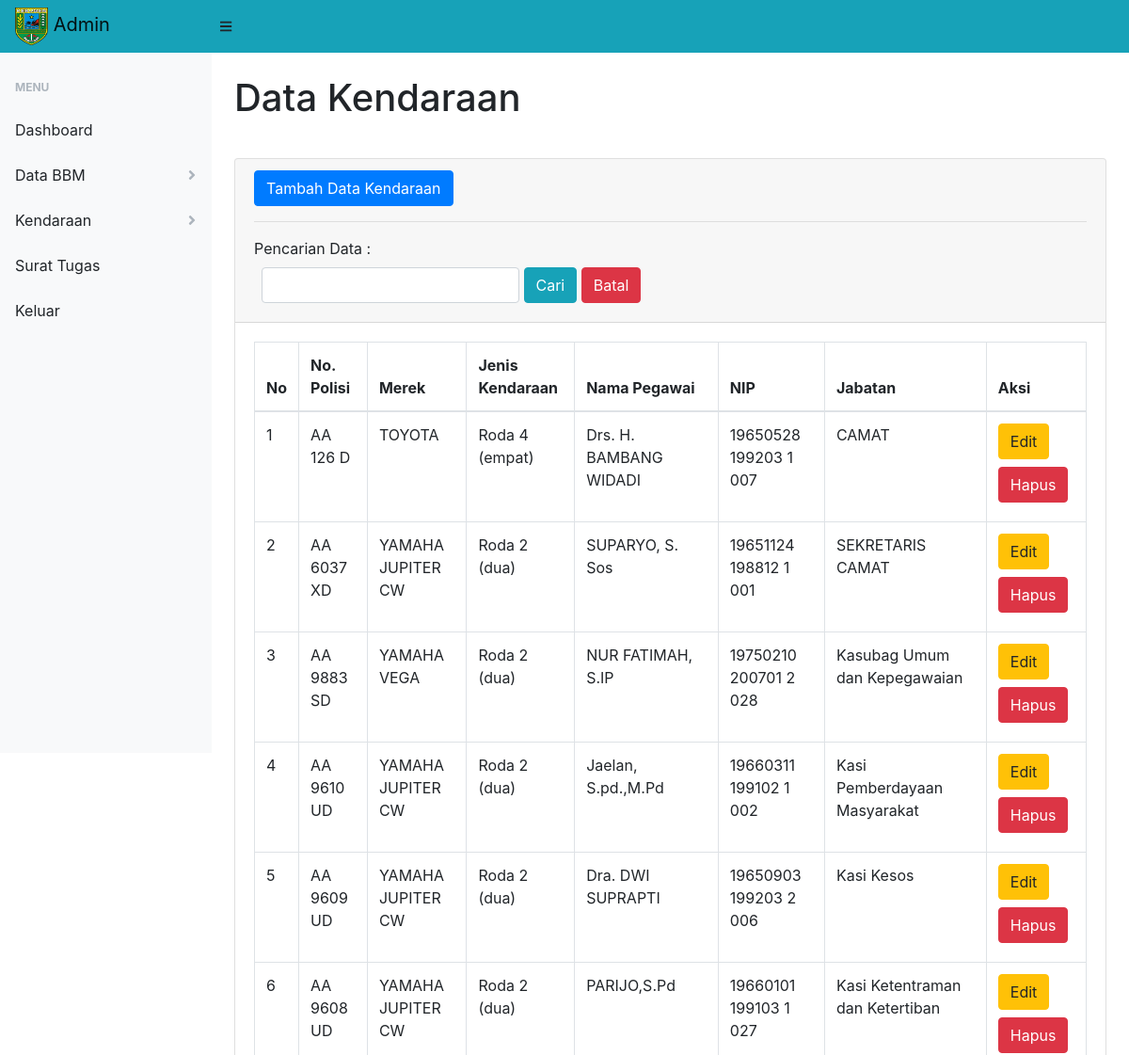
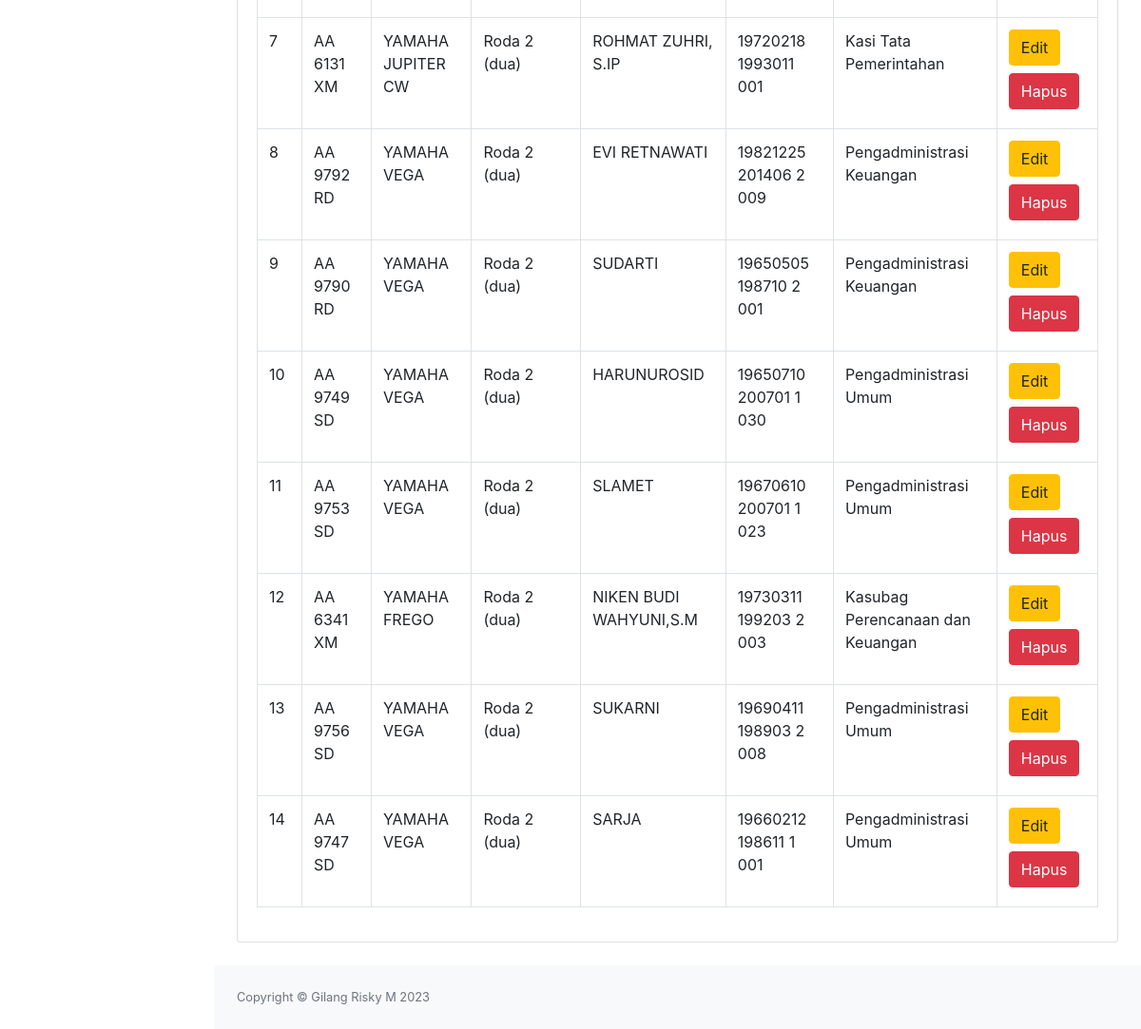
The page /kendaraan.php (signed in) on the database its author committed (2 pictures, top to bottom).
### tables this page shows
CREATE TABLE `kendaraan` (
  `idkendaraan` int(11) NOT NULL,
  `no_polisi` varchar(100) NOT NULL,
  `merek` varchar(100) NOT NULL,
  `j_kendaraan` varchar(100) NOT NULL,
  `nama_pegawai` varchar(100) NOT NULL,
  `nip` varchar(100) NOT NULL,
  `jab` varchar(100) NOT NULL
);

### kendaraan.php (the view, shortened to what this page needs)
<?php
include "koneksi.php";
$username = $_SESSION['userweb'];
$ambildatalogin = mysqli_query($conn, "select * from login where username='$username' ");
while ($logininfo = mysqli_fetch_array($ambildatalogin)) {
    $nick = $logininfo['nick'];
}
?>
<!DOCTYPE html>
<html lang="en">
<head>
    <link href="css/styles.css" rel="stylesheet" />
    <link href="https://cdn.datatables.net/1.10.20/css/dataTables.bootstrap4.min.css" rel="stylesheet" />
</head>
<body class="sb-nav-fixed">
    <nav class="sb-topnav navbar navbar-expand navbar-light bg-info">
        <a class="navbar-brand" href="index"><img src="assets/img/logo.png" alt="" width="35" height="40"> <?= $nick ?></a>
        <button class="btn btn-link btn-sm order-1 order-lg-0" id="sidebarToggle" href="#"><i class="fas fa-bars"></i></button>
    </nav>
    <div id="layoutSidenav">
        <div id="layoutSidenav_nav">
            <nav class="sb-sidenav accordion sb-sidenav-light" id="sidenavAccordion">
                <div class="sb-sidenav-menu">
                    <div class="nav">
                        <div class="sb-sidenav-menu-heading">Menu</div>
                        <a class="nav-link" href="index">
                            Dashboard
                        </a>
                        <a class="nav-link collapsed" href="#" data-toggle="collapse" data-target="#databbm" aria-expanded="false" aria-controls="collapseLayouts">
                            Data BBM
                            <div class="sb-sidenav-collapse-arrow"><i class="fas fa-angle-down"></i></div>
                        </a>
                        <a class="nav-link collapsed" href="#" data-toggle="collapse" data-target="#kendaraan" aria-expanded="false" aria-controls="collapseLayouts">
                            Kendaraan
                            <div class="sb-sidenav-collapse-arrow"><i class="fas fa-angle-down"></i></div>
                        </a>
                        <a class="nav-link" href="surat_tugas">
                            Surat Tugas
                        </a>
                        <a class="nav-link" href="logout">
                            Keluar
                        </a>
                    </div>
                </div>
            </nav>
        </div>
        <div id="layoutSidenav_content">
            <main>
                <div class="container-fluid">
                    <h1 class="mt-4">Data Kendaraan</h1>
                    <br>
                    <div class="card mb-4">
                        <div class="card-header">
                            <button type="button" class="btn btn-primary" data-toggle="modal" data-target="#myModal">
                                Tambah Data Kendaraan
                            </button>
                            <hr>
                            <label>Pencarian Data : </label>
                            <form action="kendaraan" method="get" class="form-inline">
                                <div class="mb-2">
                                    <input type="text" name="cari" class="form-control ml-2" required>
                                    <button type="submit" class="btn btn-info">Cari</button>
                                    <a href="kendaraan" class="btn btn-danger">Batal</a>
                                </div>
                            </form>
                        </div>
                        <div class="card-body">
                            <div class="table-responsive">
                                <table class="table table-bordered table-hover" id="" width="100%" cellspacing="0">
                                    <thead>
                                        <tr>
                                            <th>No</th>
                                            <th>No. Polisi</th>
                                            <th>Merek</th>
                                            <th>Jenis Kendaraan</th>
                                            <th>Nama Pegawai</th>
                                            <th>NIP</th>
                                            <th>Jabatan</th>
                                            <th>Aksi</th>
                                        </tr>
                                    </thead>
                                    <tbody>
                                        <?php
                                        $no = 1;
                                        if (isset($_GET['cari'])) {
                                            $cari = $_GET['cari'];
                                            $ambilsemuadatatabel = mysqli_query($conn, "select * from kendaraan where no_polisi like '%" . $cari . "%' or  j_kendaraan like '%" . $cari . "%' or nama_pegawai like '%" . $cari . "%' or nip like '%" . $cari . "%' or jab like '%" . $cari . "%' ");
                                        } else {
                                            $ambilsemuadatatabel = mysqli_query($conn, "select * from kendaraan");
                                        }
                                        if (mysqli_num_rows($ambilsemuadatatabel) > 0) {
                                            while ($data = mysqli_fetch_array($ambilsemuadatatabel)) {
                                                $jk = $data['j_kendaraan'];
                                                $nama = $data['nama_pegawai'];
                                                $nopol = $data['no_polisi'];
                                                $merek  = $data["merek"];
                                                $nip = $data['nip'];
                                                $idk = $data['idkendaraan'];
                                                $jab = $data['jab'];
                                        ?>
                                                <tr>
                                                    <td><?= $no++ ?></td>
                                                    <td><?= $nopol ?></td>
                                                    <td><?= $merek ?></td>
                                                    <td><?= $jk ?></td>
                                                    <td><?= $nama ?></td>
                                                    <td><?= $nip ?></td>
                                                    <td><?= $jab ?></td>
                                                    <td>
                                                        <button type="button" class="btn btn-warning mb-2" data-toggle="modal" data-target="#edit<?= $idk ?>">
                                                            Edit
                                                        </button>
                                                        <button type="button" class="btn btn-danger mb-2" data-toggle="modal" data-target="#hapus<?= $idk ?>">
                                                            Hapus
                                                        </button>
                                                    </td>
                                                </tr>
                                            <?php } ?>
                                        <?php
                                        }
                                        ?>
                                    </tbody>
                                </table>
                            </div>
                        </div>
                    </div>
                </div>
            </main>
            <footer class="py-4 bg-light mt-auto">
                <div class="container-fluid">
                    <div class="d-flex align-items-center justify-content-between small">
                        <div class="text-muted">Copyright &copy; Gilang Risky M
                        </div>
                    </div>
                </div>
            </footer>
        </div>
    </div>
</body>
</html>

### rows shown on the page
kendaraan: no_polisi "AA 126 D", merek "TOYOTA", j_kendaraan "Roda 4 (empat)", nama_pegawai "Drs. H. BAMBANG WIDADI", nip "19650528 199203 1 007", jab "CAMAT"
kendaraan: no_polisi "AA 6037 XD", merek "YAMAHA JUPITER CW", j_kendaraan "Roda 2 (dua)", nama_pegawai "SUPARYO, S. Sos", nip "19651124 198812 1 001", jab "SEKRETARIS CAMAT"
kendaraan: no_polisi "AA 9883 SD", merek "YAMAHA VEGA", j_kendaraan "Roda 2 (dua)", nama_pegawai "NUR FATIMAH, S.IP", nip "19750210 200701 2 028", jab "Kasubag Umum dan Kepegawaian"
kendaraan: no_polisi "AA 9610 UD", merek "YAMAHA JUPITER CW", j_kendaraan "Roda 2 (dua)", nama_pegawai "Jaelan, S.pd.,M.Pd", nip "19660311 199102 1 002", jab "Kasi Pemberdayaan Masyarakat"
kendaraan: no_polisi "AA 9609 UD", merek "YAMAHA JUPITER CW", j_kendaraan "Roda 2 (dua)", nama_pegawai "Dra. DWI SUPRAPTI", nip "19650903 199203 2 006", jab "Kasi Kesos"
kendaraan: no_polisi "AA 9608 UD", merek "YAMAHA JUPITER CW", j_kendaraan "Roda 2 (dua)", nama_pegawai "PARIJO,S.Pd", nip "19660101 199103 1 027", jab "Kasi Ketentraman dan Ketertiban"
kendaraan: no_polisi "AA 6131 XM", merek "YAMAHA JUPITER CW", j_kendaraan "Roda 2 (dua)", nama_pegawai "ROHMAT ZUHRI, S.IP", nip "19720218 1993011 001", jab "Kasi Tata Pemerintahan"
kendaraan: no_polisi "AA 9792 RD", merek "YAMAHA VEGA", j_kendaraan "Roda 2 (dua)", nama_pegawai "EVI RETNAWATI", nip "19821225 201406 2 009", jab "Pengadministrasi Keuangan"
kendaraan: no_polisi "AA 9790 RD", merek "YAMAHA VEGA", j_kendaraan "Roda 2 (dua)", nama_pegawai "SUDARTI", nip "19650505 198710 2 001", jab "Pengadministrasi Keuangan"
kendaraan: no_polisi "AA 9749 SD", merek "YAMAHA VEGA", j_kendaraan "Roda 2 (dua)", nama_pegawai "HARUNUROSID", nip "19650710 200701 1 030", jab "Pengadministrasi Umum"
kendaraan: no_polisi "AA 9753 SD", merek "YAMAHA VEGA", j_kendaraan "Roda 2 (dua)", nama_pegawai "SLAMET", nip "19670610 200701 1 023", jab "Pengadministrasi Umum"
kendaraan: no_polisi "AA 6341 XM", merek "YAMAHA FREGO", j_kendaraan "Roda 2 (dua)", nama_pegawai "NIKEN BUDI WAHYUNI,S.M", nip "19730311 199203 2 003", jab "Kasubag Perencanaan dan Keuangan"
kendaraan: no_polisi "AA 9756 SD", merek "YAMAHA VEGA", j_kendaraan "Roda 2 (dua)", nama_pegawai "SUKARNI", nip "19690411 198903 2 008", jab "Pengadministrasi Umum"
kendaraan: no_polisi "AA 9747 SD", merek "YAMAHA VEGA", j_kendaraan "Roda 2 (dua)", nama_pegawai "SARJA", nip "19660212 198611 1 001", jab "Pengadministrasi Umum"

### other values the page prints
$nick "Admin"
